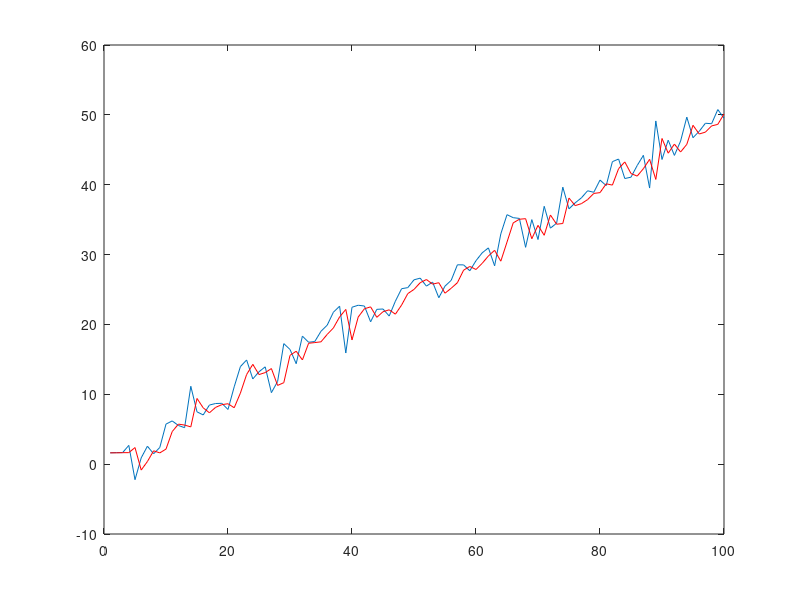

MATLAB code to generate this figure:
N = 100;

trend = (1:N)/2;
y = trend + 2*randn(1,N);
x = 1:N;
s = ones(1,N); s(1) = y(1);
a = 0.7;

for i = 2:N
    s(i) = a*y(i-1) + (1-a)*s(i-1);
end

plot(x,y); hold on
plot(x,s, 'red');
